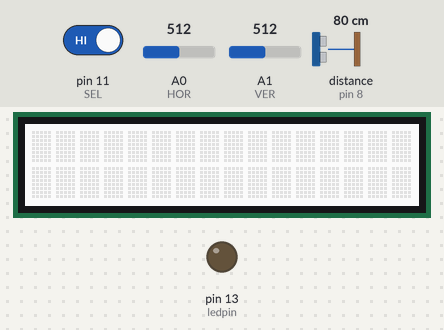
A sketch run on a simulated Arduino Uno, built with avr-gcc and run on an emulated ATmega328P. On the bench: 16×2 character LCD, output pins drawn as LEDs (lit = HIGH). Wiring (inferred from the names in the program): ultrasonic range finder: trigger pin 9; echo pin 8. Dashed ring = blinking. Inputs (shaded band) come from the test bench; at power-on: pin 11 (SEL) HIGH, distance to the obstacle (sensor on pin 8) 80 cm, A0 (HOR) = 512, A1 (VER) = 512. The echo pulse lasts 58.3 µs per cm; pins used as bus, display or sensor lines are not drawn; what the sketch prints to the serial monitor is not drawn.

Above: at 1.2 s.
1.3 s: pin 11 (SEL) driven LOW
At 2.5 s:
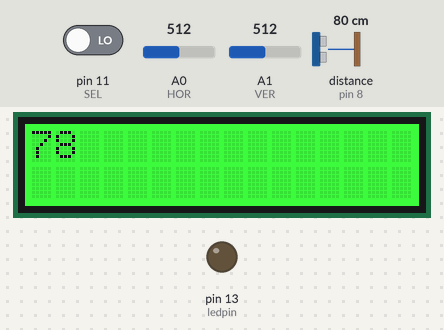
2.8 s: distance to the obstacle (sensor on pin 8) set to 22 cm
At 3.5 s:
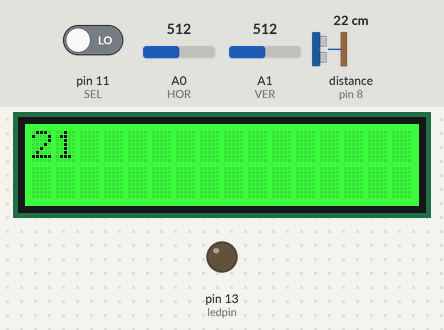
4.3 s: distance to the obstacle (sensor on pin 8) set to 19 cm
At 4.6 s:
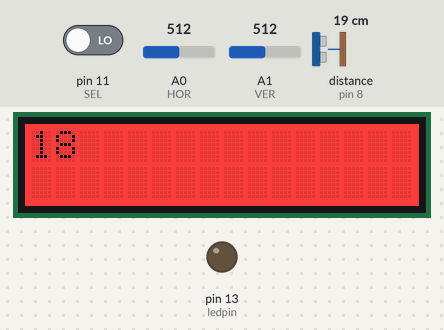
5.8 s: pin 11 (SEL) driven HIGH
At 5.9 s:
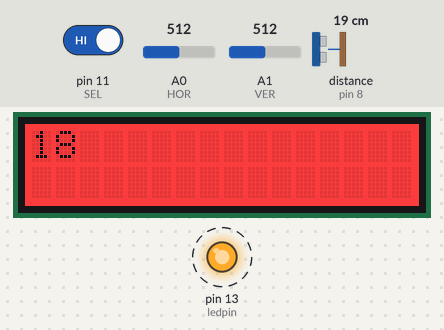
8.5 s: distance to the obstacle (sensor on pin 8) set to 35 cm
At 8.5 s:
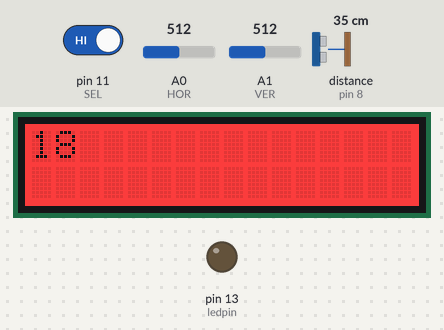
10.0 s: distance to the obstacle (sensor on pin 8) set to 2 cm
At 10.1 s:
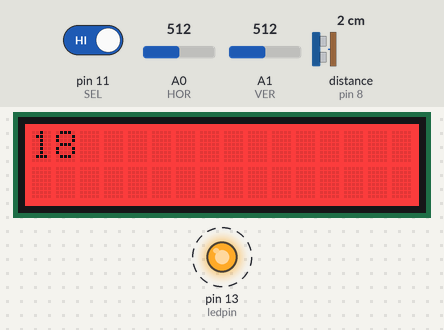
Timing chart, 0 to 13.5 s (numbered marks = the images above; inputs shaded):
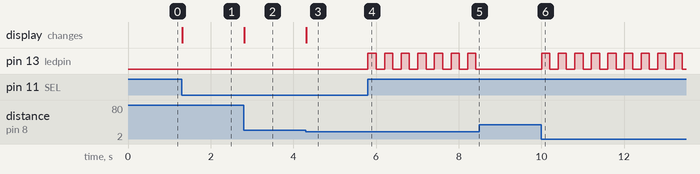

Measured:
- the behaviour switches between 21 and 20 cm on distance to the obstacle (sensor on pin 8) (found by bisection; images 2 and 3)
- after the input at 1.3 s, the display: changes at once (image 1)
- after the input at 2.8 s, the display: changes at once (image 2)
- after the input at 4.3 s, the display: changes at once (image 3)
- after the input at 5.8 s, pin 13 (ledpin): alternates HIGH for 0.20 s and LOW for 0.20 s, starting at once
- after the input at 8.5 s, pin 13 (ledpin): stops changing and stays LOW
- after the input at 10.0 s, pin 13 (ledpin): alternates HIGH for 0.20 s and LOW for 0.20 s, starting at once

The sketch:

Application_Finale.ino
```cpp
#include <Wire.h> //Inclut la bibliothèque "Wire" qui gère la communicatio I2C
#include "rgb_lcd.h" //Inclut la bibliothèque spécifique au rgb de l'écran, non utilisée
rgb_lcd lcd; // Crée un objet "lcd"
// Initialisation des variables utiles contenant les PINS associés
int HOR = A0;
int VER = A1;
int SEL = 11;
int trigPin = 9;
int echoPin = 8;
int duree = 0;
int distance = 0;
int ledpin = 13;
void setup() {
  lcd.begin(16, 2); // Initialisation d'une fenêtre LCD de taille 16x2
  //Initialisation des entrées et sorties
  pinMode(trigPin, OUTPUT);
  pinMode(echoPin, INPUT);
  pinMode(HOR, INPUT);
  pinMode(VER, INPUT);
  pinMode(SEL, INPUT);
  pinMode(ledpin, OUTPUT);
  // Initialisation de la connexion entre la carte et l'ordinateur
  Serial.begin(9600);
}
void loop() {
  // Lecture des coordonnées X,Y envoyées par le Joystick. Detection de la pression sur le bouton
  int X = analogRead(HOR);
  int Y = analogRead(VER);
  int lecture_boutton = digitalRead(SEL);
  //Partie configurant le capteur ultrason. Determine la distance à l'obstacle
  digitalWrite(trigPin, LOW);
  delayMicroseconds(20);
  digitalWrite(trigPin, HIGH);
  delayMicroseconds(10);
  digitalWrite(trigPin, LOW);
  duree = pulseIn(echoPin, HIGH);
  distance = duree * 0.034 / 2;
  //Cas où le joystick est appuyé (lecture_boutton = 0)
  if(lecture_boutton == 0) {
    //Pour une distance inférieur à 20cm on affiche la distance sur un fond rouge
    if(distance < 20) {
      lcd.setRGB(255, 0, 0); // Mettre le LCD sur un fond rouge
      lcd.setCursor(0, 0);
  	  lcd.print(distance); //Affichage sur le LCD
    } else { //Pour une distance supérieure à 20cm on affiche la distance sur un fond vert
      lcd.setRGB(0, 255, 0); // Mettre le LCD sur un fond vert
      lcd.setCursor(0, 0);
  	  lcd.print(distance); //Affichage sur le LCD
    }
    //Cas où le joystick est à droite (X > 511)
  } else if (X > 511) {
    //Si la distance est inférieure à 20cm, on affiche la distance sur le port série avec la LED qui clignote
    if (distance < 20) {
      Serial.println(distance); //Affichage dans le port série de la mesure
      digitalWrite(ledpin, HIGH); //Allumer la LED
      delay(200); // Attendre 200 ms
      digitalWrite(ledpin, LOW); // Eteindre la LED
      delay(200); // Attendre 200 ms
    } else { // Si la distance est supérieure à 20cm, on affiche la distance sur le port série sans LED qui clignote
      Serial.println(distance);
    }
    //Cas où le joystick est à gauche (X<511)
  } else if(X < 511){
    Serial.println(distance); // On affiche la mesure sur le port série
  } else if(Y < 511) { // Cas où le joystick est en bas
    if(distance < 20) { // Si la distance est inférieure à 20cm, on affiche la mesure sur le LCD sur un fond rouge
      lcd.setRGB(255, 0, 0); // Modifier le RGB et le mettre sur rouge
      lcd.setCursor(0, 0);
  	  lcd.print(distance); //Affichage sur le LCD
    } else { // Si la distance est supérieure à 20cm, on affiche la mesure sur le LCD sur un fond vert
      lcd.setRGB(0, 255, 0); // Modifier le RGB et le mettre sur vert
      lcd.setCursor(0, 0);
  	  lcd.print(distance); //Affichage sur le LCD
    }
  } else if(Y > 511) {  // Cas où le joystick est en haut
    lcd.setRGB(0, 0, 255); //Affichage sur l'écran étant bleu
    lcd.setCursor(0, 0);
  	lcd.print(distance); //Affichage sur le LCD
  }
}
```
